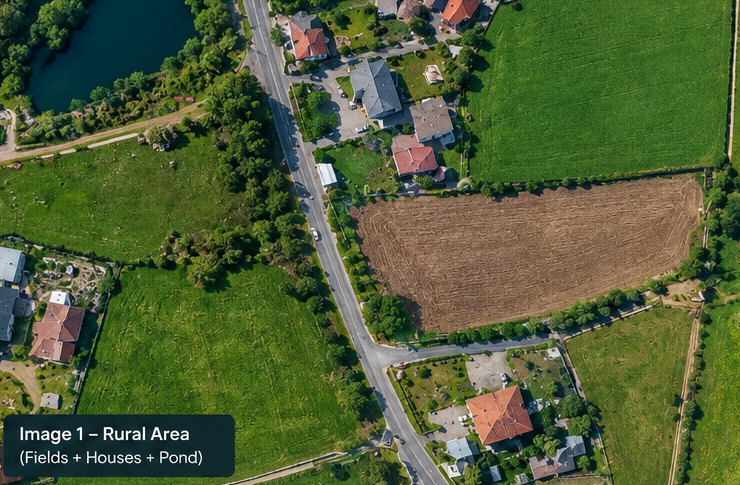
#> input picture test_assets/image_a_rural.png, 740 x 485 px, found by its file name
$ python test_all_fields.py
#> lines starting #> are read from the running program, lines starting #| are printed output that depends on the picture; after the words box and inside, x2 and y2 are one past the last pixel; in counts of white or black regions, pixels touching at a corner belong together
import cv2
import numpy as np

images = [
    ("A_rural", "test_assets/image_a_rural.png"),
    ("B_urban", "test_assets/image_b_urban.png"),
    ("C_coastal", "test_assets/image_c_coastal.png"),
    ("D_agricultural", "test_assets/image_d_agricultural.png")
]

for label, path in images:
    img = cv2.imread(path)
#> img is the input picture: shape (485, 740, 3); mean B, G, R 54.1, 94.2, 79.4
    h, w = img.shape[:2]
#> h = 485; w = 740
    total_area = float(w * h)
#> total_area = 358900

    smoothed = cv2.bilateralFilter(img, 9, 60, 60)
    hsv = cv2.cvtColor(smoothed, cv2.COLOR_BGR2HSV)
#> hsv: shape (485, 740, 3); mean H, S, V 48.7, 143.1, 100.2
    b = smoothed[:, :, 0].astype(np.float32)
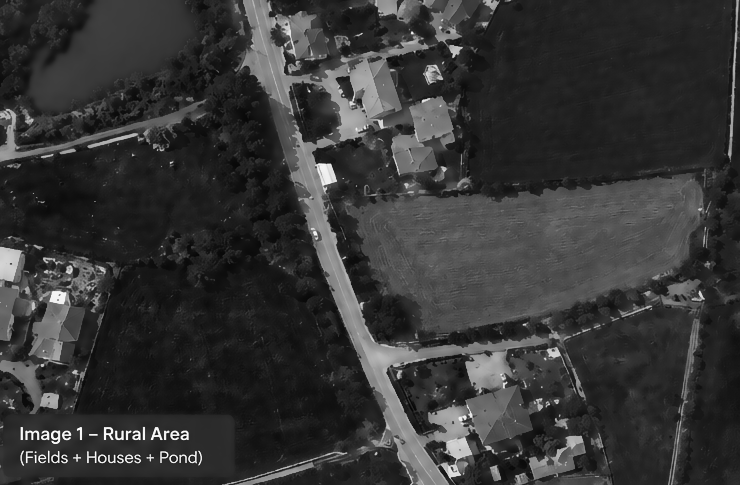
#> b: shape (485, 740) float32; min 6, max 254, mean 53.8
    g = smoothed[:, :, 1].astype(np.float32)
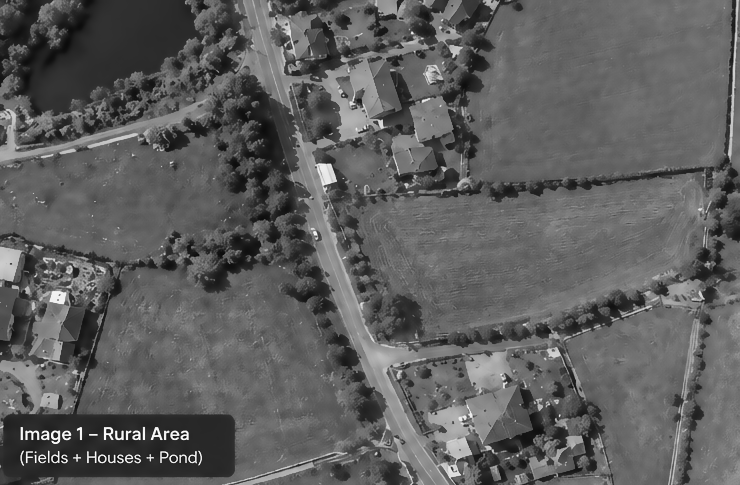
#> g: shape (485, 740) float32; min 11, max 254, mean 94
    r = smoothed[:, :, 2].astype(np.float32)
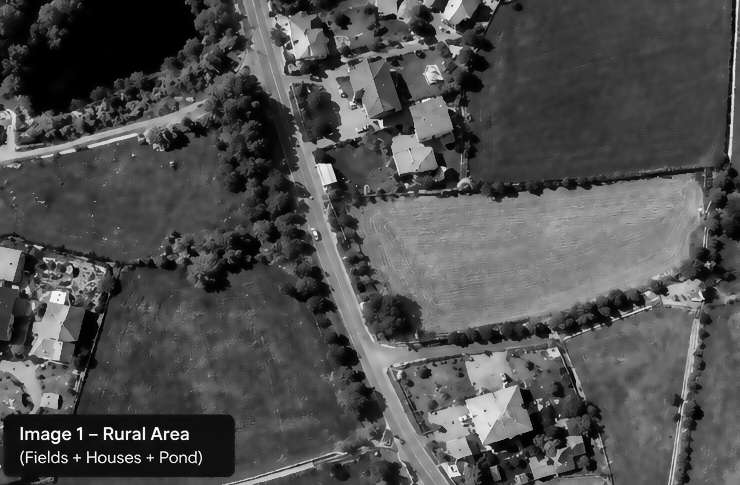
#> r: shape (485, 740) float32; min 0, max 253, mean 79.1
    exg = 2.0 * g - r - b
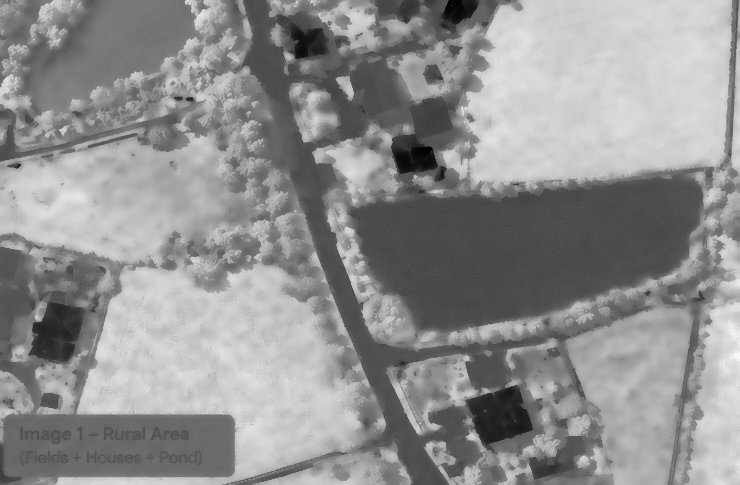
#> exg: shape (485, 740) float32; min -73, max 153, mean 55; drawn with min black and max white

    is_soil = (hsv[:, :, 0] >= 10) & (hsv[:, :, 0] <= 42) & (hsv[:, :, 1] >= 28) & (hsv[:, :, 1] <= 210) & (hsv[:, :, 2] >= 35) & (exg <= 8)
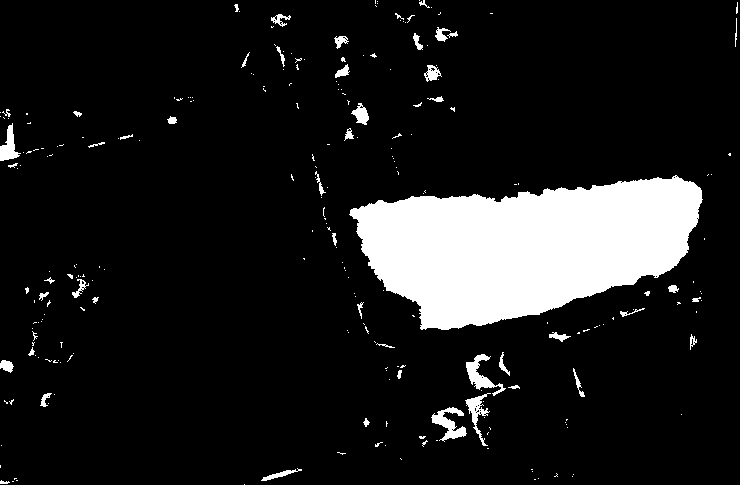
#> is_soil: shape (485, 740) bool; 11.6% white; 251 white regions (200 under 20 px), largest, box (x1, y1, x2, y2) and area: (349, 175, 703, 330) 36249, (431, 407, 467, 442) 536, (466, 354, 506, 396) 534
    is_green_crop = (hsv[:, :, 0] >= 32) & (hsv[:, :, 0] <= 88) & (hsv[:, :, 1] >= 35) & (exg > 12)
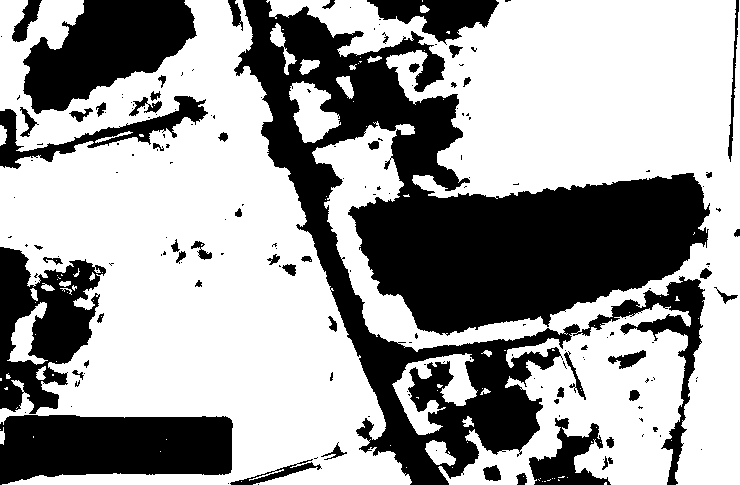
#> is_green_crop: shape (485, 740) bool; 62.6% white; 175 black regions (120 under 20 px), largest, box (x1, y1, x2, y2) and area: (234, 0, 710, 485) 84705, (0, 415, 233, 485) 13578, (23, 0, 197, 114) 11718
    is_yellow_crop = (hsv[:, :, 0] >= 20) & (hsv[:, :, 0] <= 32) & (hsv[:, :, 1] >= 40) & (hsv[:, :, 2] >= 75) & (exg > -5)
#> is_yellow_crop: shape (485, 740) bool; 5.8% white; 642 white regions (544 under 20 px), largest, box (x1, y1, x2, y2) and area: (618, 290, 704, 370) 1833, (0, 95, 209, 168) 1789, (386, 360, 470, 418) 1778

    field_categories = [
        ("Soil Plot", is_soil),
        ("Green Crop Plot", is_green_crop),
        ("Fallow / Grain Plot", is_yellow_crop)
    ]

    total_fields = []
    # Mask out water and roads
    for name, cat_mask in field_categories:
        raw = cat_mask.astype(np.uint8) * 255
        clean = cv2.morphologyEx(raw, cv2.MORPH_OPEN, cv2.getStructuringElement(cv2.MORPH_RECT, (9, 9)))
        clean = cv2.morphologyEx(clean, cv2.MORPH_CLOSE, cv2.getStructuringElement(cv2.MORPH_RECT, (13, 13)))
        cnts, _ = cv2.findContours(clean, cv2.RETR_EXTERNAL, cv2.CHAIN_APPROX_SIMPLE)

        for c in cnts:
            area = cv2.contourArea(c)
            if area < max(2000, total_area * 0.008) or area > (total_area * 0.45):
                continue
            hull = cv2.convexHull(c)
            solidity = area / max(1.0, cv2.contourArea(hull))
            rect = cv2.minAreaRect(c)
            rw, rh = rect[1]
            aspect = max(rw, rh) / max(1.0, min(rw, rh))
            if solidity >= 0.48 and aspect <= 3.8:
                total_fields.append((name, round(area), round(solidity, 2), round(aspect, 1)))
#> this loop made 3 passes
#> name on passes 1 to 3: 'Soil Plot', 'Green Crop Plot', 'Fallow / Grain Plot'
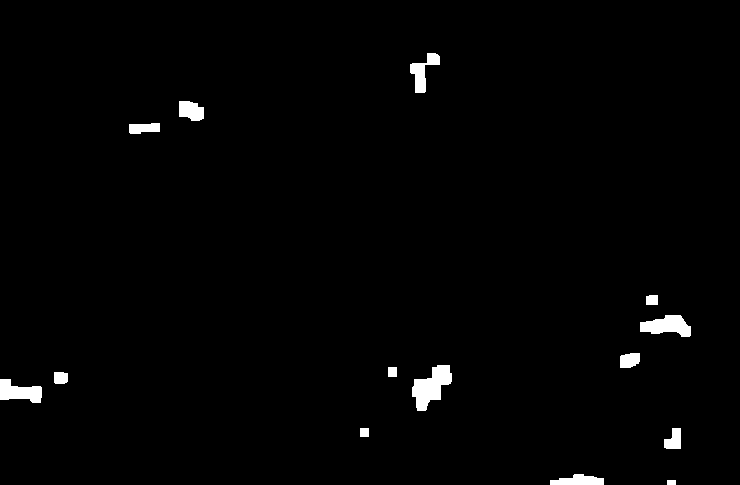
#> clean: shape (485, 740); 1.4% white; 14 white regions, largest, box (x1, y1, x2, y2) and area: (412, 365, 452, 411) 1030, (640, 315, 691, 337) 738, (0, 379, 42, 403) 657
#> after the loop, total_fields = [('Soil Plot', 35611, 0.94, 2.6), ('Green Crop Plot', 111579, 0.58, 1), ('Green Crop Plot', 112026, 0.72, 1.2)]

    print(f"=== {label} ({path}) ===")
    print(f"  Fields detected: {len(total_fields)}")
#|   Fields detected: 3
    for f in total_fields:
        print(f"    {f[0]}: area={f[1]} ({f[1]/total_area*100:.1f}%), solidity={f[2]}, aspect={f[3]}")
#> this loop made 3 passes
#|     Soil Plot: area=35611 (9.9%), solidity=0.94, aspect=2.6
#|     Green Crop Plot: area=111579 (31.1%), solidity=0.58, aspect=1.0
#|     Green Crop Plot: area=112026 (31.2%), solidity=0.72, aspect=1.2
#> pass 2 of the loop `for label, path in images:`:
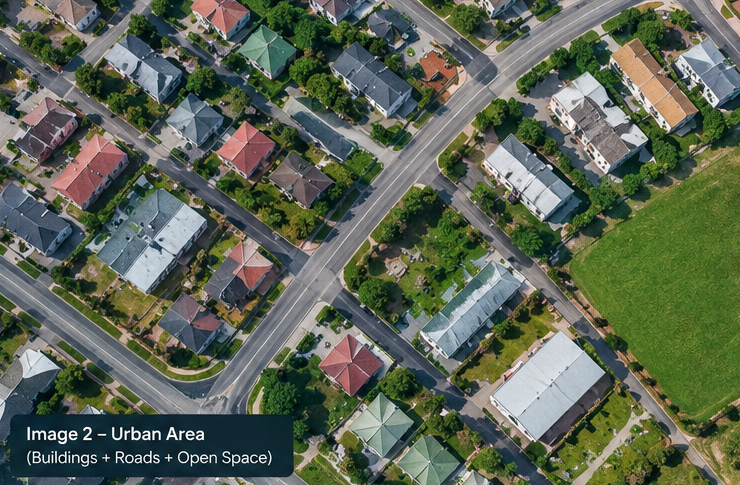
#> input picture test_assets/image_b_urban.png, 740 x 485 px, found by its file name
#> img is the input picture: shape (485, 740, 3); mean B, G, R 84.3, 101.4, 92.4
#> hsv: shape (485, 740, 3); mean H, S, V 68.2, 92.6, 107.9
#> `is_soil = (hsv[:, :, 0] >= 10) & (hsv[:, :, 0] <= 42) & (hsv[:, :, 1] ..`:
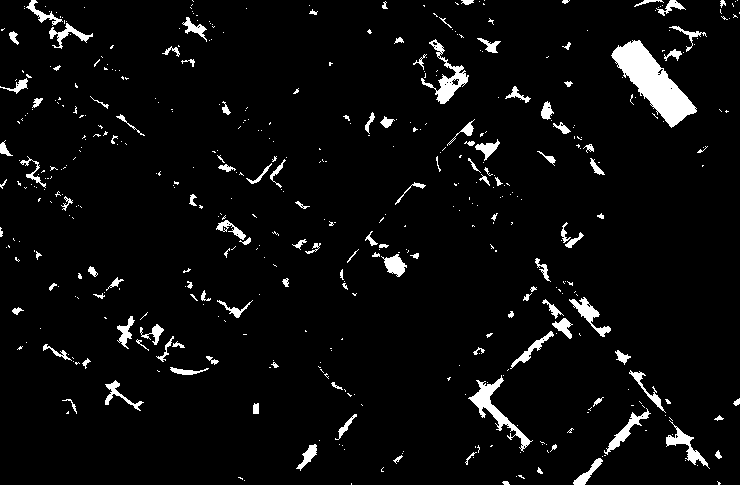
#> is_soil: shape (485, 740) bool; 4.7% white; 477 white regions (352 under 20 px), largest, box (x1, y1, x2, y2) and area: (611, 40, 697, 128) 3023, (468, 375, 533, 452) 960, (421, 39, 469, 104) 800
#> is_green_crop: shape (485, 740) bool; 39.1% white; 240 white regions (132 under 20 px), largest, box (x1, y1, x2, y2) and area: (469, 7, 740, 470) 50743, (245, 347, 484, 485) 13173, (344, 185, 494, 334) 11292
#> is_yellow_crop: shape (485, 740) bool; 6.3% white; 767 white regions (614 under 20 px), largest, box (x1, y1, x2, y2) and area: (461, 293, 565, 385) 2232, (80, 256, 174, 332) 2146, (664, 411, 740, 485) 1507
#> the loop `for name, cat_mask in field_categories:` made 3 passes
#> after the loop `for name, cat_mask in field_categories:`:
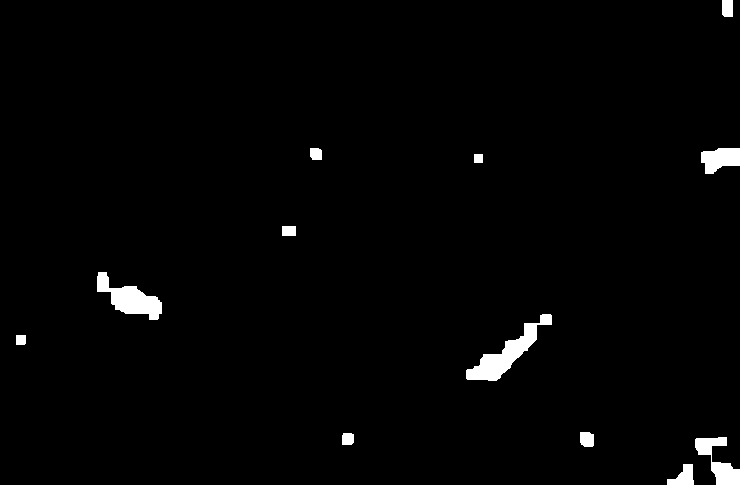
#> clean: shape (485, 740); 1.7% white; 12 white regions, largest, box (x1, y1, x2, y2) and area: (466, 314, 552, 381) 1678, (97, 272, 162, 320) 1397, (695, 437, 740, 485) 949
#> after the loop `for name, cat_mask in field_categories:`: total_fields = [('Green Crop Plot', 6724, 0.64, 1.7), ('Green Crop Plot', 19256, 0.75, 1.7), ('Green Crop Plot', 10643, 0.79, 1.1), ('Green Crop Plot', 50484, 0.64, 1.7), ('Green Crop Plot', 12512, 0.63, 1.8)]
#|   Fields detected: 5
#> the loop `for f in total_fields:` made 5 passes
#> (printed output is left out)
#> pass 3 of the loop `for label, path in images:`:
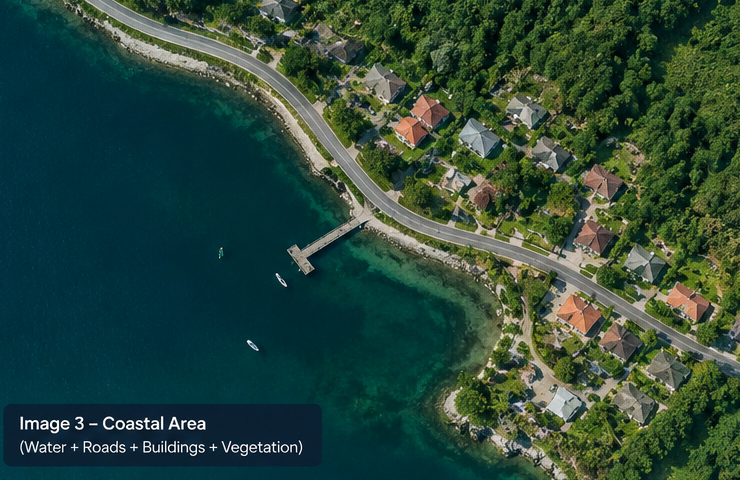
#> input picture test_assets/image_c_coastal.png, 740 x 480 px, found by its file name
#> img is the input picture: shape (480, 740, 3); mean B, G, R 58.8, 71.7, 43.5
#> smoothed: shape (480, 740, 3)
#> hsv: shape (480, 740, 3); mean H, S, V 69.7, 171.3, 76.5
#> b: shape (480, 740) float32
#> g: shape (480, 740) float32
#> r: shape (480, 740) float32
#> exg: shape (480, 740) float32
#> `is_soil = (hsv[:, :, 0] >= 10) & (hsv[:, :, 0] <= 42) & (hsv[:, :, 1] ..`:
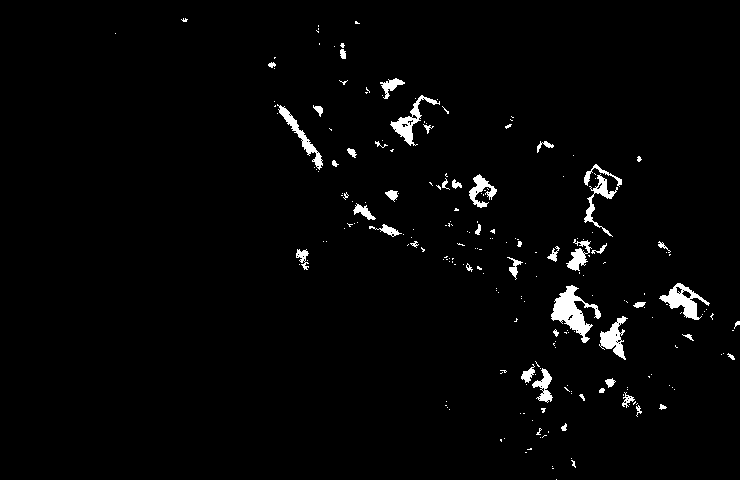
#> is_soil: shape (480, 740) bool; 2.2% white; 222 white regions (175 under 20 px), largest, box (x1, y1, x2, y2) and area: (551, 285, 601, 343) 1131, (659, 283, 710, 320) 720, (390, 95, 440, 146) 595
#> is_green_crop: shape (480, 740) bool; 45.6% white; 142 white regions (130 under 20 px), largest, box (x1, y1, x2, y2) and area: (115, 0, 740, 362) 95370, (317, 207, 740, 480) 54232, (24, 0, 368, 236) 11218
#> is_yellow_crop: shape (480, 740) bool; 4% white; 454 white regions (350 under 20 px), largest, box (x1, y1, x2, y2) and area: (493, 294, 563, 387) 1151, (248, 79, 318, 146) 914, (423, 168, 510, 238) 777
#> after the loop `for name, cat_mask in field_categories:`:
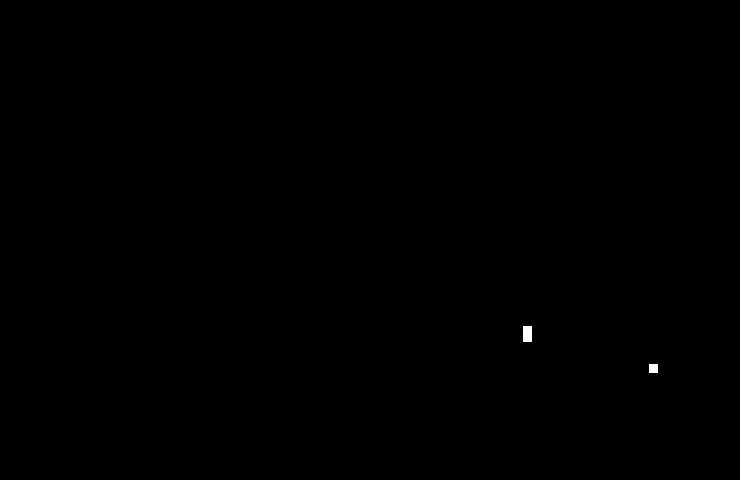
#> clean: shape (480, 740); 0.06% white; 2 white regions, box (x1, y1, x2, y2) and area: (523, 326, 532, 342) 144, (649, 364, 658, 373) 81
#> after the loop `for name, cat_mask in field_categories:`: total_fields = []
#|   Fields detected: 0
#> the loop made 4 passes; the first 3 are shown
